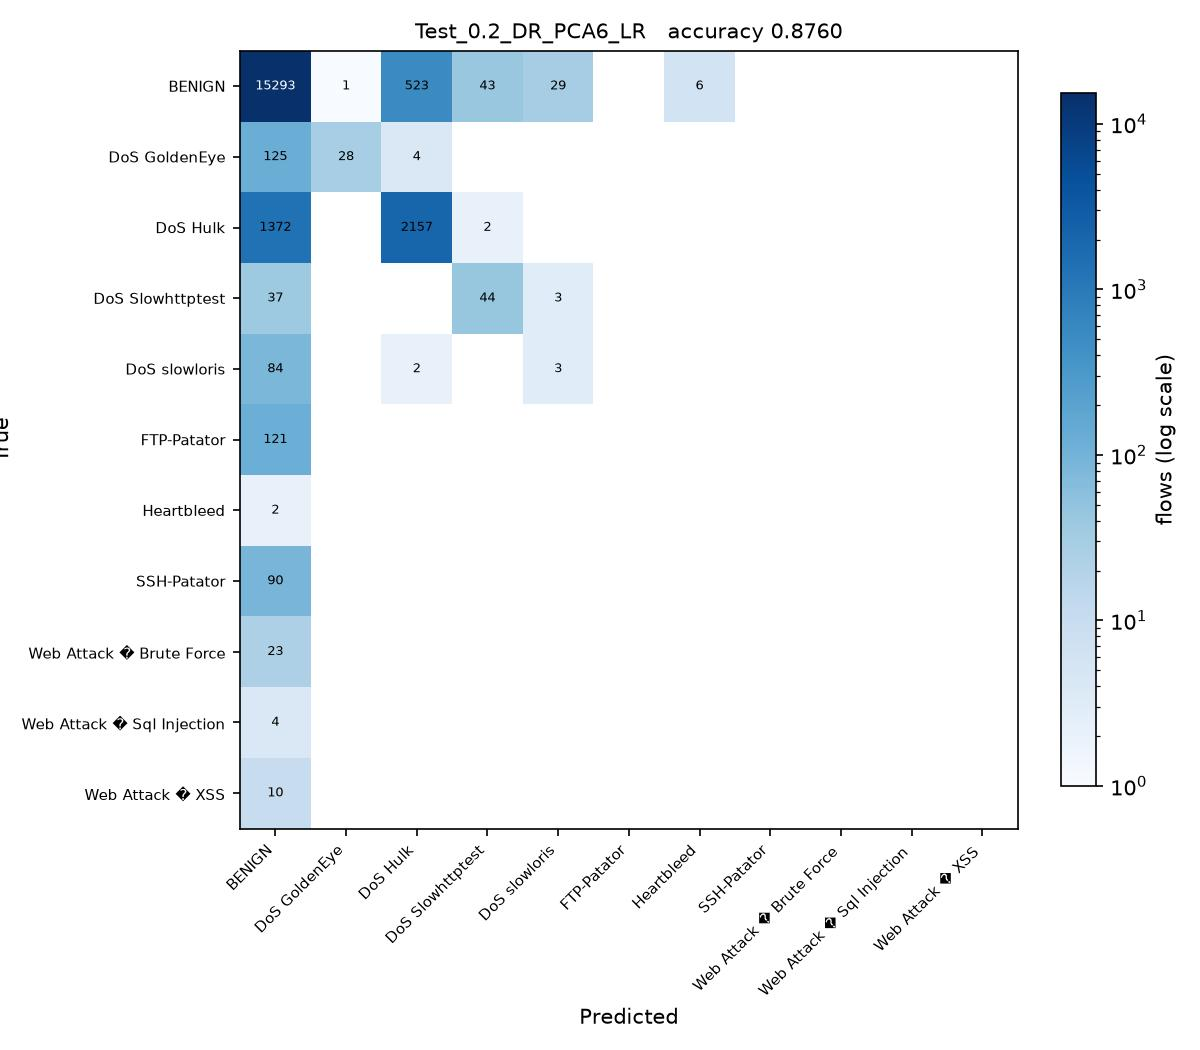

This figure's Python source:
# Test_0.2_DR_PCA6_LR.py
#
# Test size 0.2  |  PCA, 6 components  |  Logistic Regression (sheet #2)
#
# This is SGDC_60_40.py with the changes marked CHANGE below and nothing else.

import os
from pathlib import Path

# CHANGE 1: find the folder holding the three CSV files and run from there, so
# the plain file names below resolve no matter where this script is started
# from or how deeply it sits inside the project folder.
HERE = Path(__file__).resolve().parent
for PROJECT in [HERE, *HERE.parents]:
    if (PROJECT / 'Tuesday-WorkingHours.pcap_ISCX.csv').exists():
        os.chdir(PROJECT)
        break
else:
    raise SystemExit('Put this folder inside the folder that holds the three '
                     'CIC-IDS2017 CSV files, then run the script again.')
import numpy as np
import pandas as pd

df1 = pd.read_csv('Tuesday-WorkingHours.pcap_ISCX.csv', low_memory=True)
df2 = pd.read_csv('Wednesday-workingHours.pcap_ISCX.csv', low_memory=True)
df3 = pd.read_csv('Thursday-WorkingHours-Morning-WebAttacks.pcap_ISCX.csv', low_memory=True)

dataset = pd.concat([df1, df2, df3], ignore_index=True)

dataset.columns = dataset.columns.str.strip()

# CHANGE 2: a stratified sample of 100000 flows, the same for every run. An RBF
# SVM on all 1.3 million flows would take about an hour per script.
# At least 50 flows of every class are kept.
label = dataset.columns[-1]
dataset = pd.concat(
    [g.sample(n=min(len(g), max(50, round(100000 * len(g) / len(dataset)))), random_state=0)
     for _, g in dataset.groupby(label)],
    ignore_index=True
)

X = dataset.iloc[:, :-1]
y = dataset.iloc[:, -1]

X = X.apply(pd.to_numeric, errors='coerce')

X.replace([np.inf, -np.inf], np.nan, inplace=True)

from sklearn.impute import SimpleImputer

imputer = SimpleImputer(missing_values=np.nan, strategy='mean')
X = imputer.fit_transform(X)

from sklearn.preprocessing import LabelEncoder

labelencoder_y = LabelEncoder()
y = labelencoder_y.fit_transform(y)

from sklearn.model_selection import train_test_split

X_train, X_test, y_train, y_test = train_test_split(
    X,
    y,
    test_size=0.2,   # CHANGE 3: test size
    random_state=0,
    stratify=y
)

# CHANGE 4: PCA, from PCA_LDA_KErnel_PCA_CODE.pdf (fit only on training data)
from sklearn.decomposition import PCA

pca = PCA(n_components=6)
X_train = pca.fit_transform(X_train)
X_test = pca.transform(X_test)

# CHANGE 5: Logistic Regression (sheet #2) in place of SGDClassifier
from sklearn.linear_model import LogisticRegression

classifier = LogisticRegression(
    max_iter=1000,
    random_state=0
)

classifier.fit(X_train, y_train)

y_pred = classifier.predict(X_test) 

from sklearn.metrics import confusion_matrix
from sklearn.metrics import accuracy_score
from sklearn.metrics import precision_score
from sklearn.metrics import recall_score
from sklearn.metrics import f1_score
from sklearn.metrics import classification_report

cm = confusion_matrix(y_test, y_pred)

print("Confusion Matrix:\n")
print(cm)

print("\nAccuracy : {:.4f}".format(accuracy_score(y_test, y_pred)))
print("\nPrecision : {:.4f}".format(precision_score(y_test, y_pred, average='weighted')))
print("\nRecall : {:.4f}".format(recall_score(y_test, y_pred, average='weighted')))
print("\nF1 Score : {:.4f}".format(f1_score(y_test, y_pred, average='weighted')))

print("\nClassification Report:\n")
print(classification_report(y_test, y_pred))

# CHANGE 6: save the confusion matrix as Test_0.2_DR_PCA6_LR.jpg and record the result
import matplotlib
matplotlib.use('Agg')
import matplotlib.pyplot as plt
from matplotlib.colors import LogNorm

here = HERE                     # the folder this script sits in
names = [str(c) for c in labelencoder_y.classes_]
fig, ax = plt.subplots(figsize=(8, 7))
im = ax.imshow(cm, cmap='Blues', norm=LogNorm(vmin=1))
ax.set_xticks(range(len(names)), names, rotation=45, ha='right', fontsize=7)
ax.set_yticks(range(len(names)), names, fontsize=7)
ax.set_xlabel('Predicted')
ax.set_ylabel('True')
ax.set_title('Test_0.2_DR_PCA6_LR   accuracy {:.4f}'.format(accuracy_score(y_test, y_pred)), fontsize=10)
for i in range(cm.shape[0]):
    for j in range(cm.shape[1]):
        if cm[i, j]:
            ax.text(j, i, cm[i, j], ha='center', va='center', fontsize=6,
                    color='white' if cm[i, j] > cm.max() / 3 else 'black')
fig.colorbar(im, ax=ax, fraction=0.04, label='flows (log scale)')
fig.tight_layout()
fig.savefig(here / 'Test_0.2_DR_PCA6_LR.jpg', dpi=150)
plt.close(fig)

row = pd.DataFrame([{
    'Test': 0.2, 'DR': 'PCA6', 'Clas': 'LR',
    'Acc': round(accuracy_score(y_test, y_pred), 4),
    'Pre': round(precision_score(y_test, y_pred, average='weighted'), 4),
    'Rec': round(recall_score(y_test, y_pred, average='weighted'), 4),
    'F1': round(f1_score(y_test, y_pred, average='weighted'), 4),
    'script': 'Test_0.2_DR_PCA6_LR',
}])
out = PROJECT / 'results' / '75_runs_pca.csv'
out.parent.mkdir(exist_ok=True)
if out.exists():
    old = pd.read_csv(out)
    row = pd.concat([old[old['script'] != 'Test_0.2_DR_PCA6_LR'], row], ignore_index=True)
row.to_csv(out, index=False)
